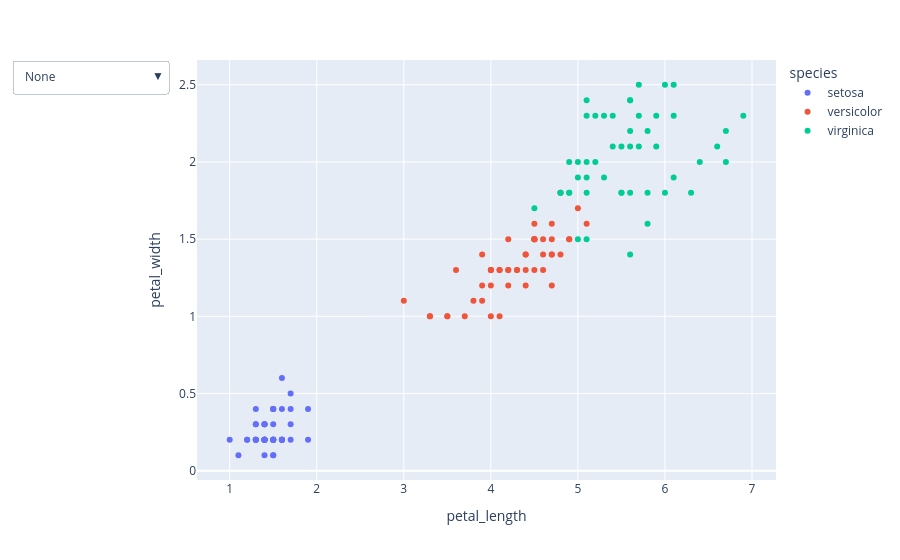

The code cell stored with this chart in its notebook:
### Code cell
fig = px.scatter(
    irisdf,
    x="petal_length",
    y="petal_width",
    color="species",
    hover_data={
        'species': False,
        'sepal_length': ':.2f',
        'petal_width': True,
        'sepal_width': ':.2f',
    }
)

cluster0 = [dict(type="circle",
                 xref="x", yref="y",
                 x0=min(irisdf[irisdf['species'] == "setosa"]["petal_length"]),
                 y0=min(irisdf[irisdf['species'] == "setosa"]["petal_width"]),
                 x1=max(irisdf[irisdf['species'] == "setosa"]["petal_length"]),
                 y1=max(irisdf[irisdf['species'] == "setosa"]["petal_width"]),
                 line=dict(color="Blue"))]

cluster1 = [dict(type="circle",
                 xref="x", yref="y",
                 x0=min(irisdf[irisdf['species'] == "versicolor"]["petal_length"]),
                 y0=min(irisdf[irisdf['species'] == "versicolor"]["petal_width"]),
                 x1=max(irisdf[irisdf['species'] == "versicolor"]["petal_length"]),
                 y1=max(irisdf[irisdf['species'] == "versicolor"]["petal_width"]),
                 line=dict(color="Red"))]

cluster2 = [dict(type="circle",
                 xref="x", yref="y",
                 x0=min(irisdf[irisdf['species'] == "virginica"]["petal_length"]),
                 y0=min(irisdf[irisdf['species'] == "virginica"]["petal_width"]),
                 x1=max(irisdf[irisdf['species'] == "virginica"]["petal_length"]),
                 y1=max(irisdf[irisdf['species'] == "virginica"]["petal_width"]),
                 line=dict(color="Green"))]

fig.update_layout(
    updatemenus=[
        dict(buttons=list([
            dict(label="None",
                 method="relayout",
                 args=["shapes", []]),
            dict(label="Cluster 0 (Setosa)",
                 method="relayout",
                 args=["shapes", cluster0]),
            dict(label="Cluster 1 (Versicolor)",
                 method="relayout",
                 args=["shapes", cluster1]),
            dict(label="Cluster 2 (Virginica)",
                 method="relayout",
                 args=["shapes", cluster2]),
            dict(label="All Clusters",
                 method="relayout",
                 args=["shapes", cluster0 + cluster1 + cluster2])
        ]),
        )
    ]
)

fig.show()
fig.write_html("clustered.html")

### Figure 1 — Plotly figure (JSON) as saved in the notebook; plotly's stock layout.template omitted (floating-point values rounded to 4 significant figures; data arrays with more than 128 entries replaced by an {"elided": "..."} marker saying what was removed)
{"data": [{"customdata": {"elided": "48x3 mixed values"}, "hovertemplate": "petal_length=%{x}<br>petal_width=%{y}<br>sepal_length=%{customdata[1]:.2f}<br>sepal_width=%{customdata[2]:.2f}<extra></extra>", "legendgroup": "setosa", "marker": {"color": "#636efa", "symbol": "circle"}, "mode": "markers", "name": "setosa", "orientation": "v", "showlegend": true, "type": "scatter", "x": [1.4, 1.4, 1.3, 1.5, 1.4, 1.7, 1.4, 1.5, 1.4, 1.5, 1.5, 1.6, 1.4, 1.1, 1.2, 1.5, 1.3, 1.4, 1.7, 1.5, 1.7, 1.5, 1, 1.7, 1.9, 1.6, 1.6, 1.5, 1.4, 1.6, 1.6, 1.5, 1.5, 1.4, 1.2, 1.3, 1.3, 1.5, 1.3, 1.3, 1.3, 1.6, 1.9, 1.4, 1.6, 1.4, 1.5, 1.4], "xaxis": "x", "y": [0.2, 0.2, 0.2, 0.2, 0.2, 0.4, 0.3, 0.2, 0.2, 0.1, 0.2, 0.2, 0.1, 0.1, 0.2, 0.4, 0.4, 0.3, 0.3, 0.3, 0.2, 0.4, 0.2, 0.5, 0.2, 0.2, 0.4, 0.2, 0.2, 0.2, 0.2, 0.4, 0.1, 0.2, 0.2, 0.2, 0.2, 0.2, 0.3, 0.3, 0.2, 0.6, 0.4, 0.3, 0.2, 0.2, 0.2, 0.2], "yaxis": "y"}, {"customdata": {"elided": "50x3 mixed values"}, "hovertemplate": "petal_length=%{x}<br>petal_width=%{y}<br>sepal_length=%{customdata[1]:.2f}<br>sepal_width=%{customdata[2]:.2f}<extra></extra>", "legendgroup": "versicolor", "marker": {"color": "#EF553B", "symbol": "circle"}, "mode": "markers", "name": "versicolor", "orientation": "v", "showlegend": true, "type": "scatter", "x": [4.7, 4.5, 4.9, 4, 4.6, 4.5, 4.7, 3.3, 4.6, 3.9, 3.5, 4.2, 4, 4.7, 3.6, 4.4, 4.5, 4.1, 4.5, 3.9, 4.8, 4, 4.9, 4.7, 4.3, 4.4, 4.8, 5, 4.5, 3.5, 3.8, 3.7, 3.9, 5.1, 4.5, 4.5, 4.7, 4.4, 4.1, 4, 4.4, 4.6, 4, 3.3, 4.2, 4.2, 4.2, 4.3, 3, 4.1], "xaxis": "x", "y": [1.4, 1.5, 1.5, 1.3, 1.5, 1.3, 1.6, 1, 1.3, 1.4, 1, 1.5, 1, 1.4, 1.3, 1.4, 1.5, 1, 1.5, 1.1, 1.8, 1.3, 1.5, 1.2, 1.3, 1.4, 1.4, 1.7, 1.5, 1, 1.1, 1, 1.2, 1.6, 1.5, 1.6, 1.5, 1.3, 1.3, 1.3, 1.2, 1.4, 1.2, 1, 1.3, 1.2, 1.3, 1.3, 1.1, 1.3], "yaxis": "y"}, {"customdata": {"elided": "49x3 mixed values"}, "hovertemplate": "petal_length=%{x}<br>petal_width=%{y}<br>sepal_length=%{customdata[1]:.2f}<br>sepal_width=%{customdata[2]:.2f}<extra></extra>", "legendgroup": "virginica", "marker": {"color": "#00cc96", "symbol": "circle"}, "mode": "markers", "name": "virginica", "orientation": "v", "showlegend": true, "type": "scatter", "x": [6, 5.1, 5.9, 5.6, 5.8, 6.6, 4.5, 6.3, 5.8, 6.1, 5.1, 5.3, 5.5, 5, 5.1, 5.3, 5.5, 6.7, 6.9, 5, 5.7, 4.9, 6.7, 4.9, 5.7, 6, 4.8, 4.9, 5.6, 5.8, 6.1, 6.4, 5.6, 5.1, 5.6, 6.1, 5.6, 5.5, 4.8, 5.4, 5.6, 5.1, 5.9, 5.7, 5.2, 5, 5.2, 5.4, 5.1], "xaxis": "x", "y": [2.5, 1.9, 2.1, 1.8, 2.2, 2.1, 1.7, 1.8, 1.8, 2.5, 2, 1.9, 2.1, 2, 2.4, 2.3, 1.8, 2.2, 2.3, 1.5, 2.3, 2, 2, 1.8, 2.1, 1.8, 1.8, 1.8, 2.1, 1.6, 1.9, 2, 2.2, 1.5, 1.4, 2.3, 2.4, 1.8, 1.8, 2.1, 2.4, 2.3, 2.3, 2.5, 2.3, 1.9, 2, 2.3, 1.8], "yaxis": "y"}], "layout": {"legend": {"title": {"text": "species"}, "tracegroupgap": 0}, "margin": {"t": 60}, "updatemenus": [{"buttons": [{"args": ["shapes", []], "label": "None", "method": "relayout"}, {"args": ["shapes", [{"line": {"color": "Blue"}, "type": "circle", "x0": 1, "x1": 1.9, "xref": "x", "y0": 0.1, "y1": 0.6, "yref": "y"}]], "label": "Cluster 0 (Setosa)", "method": "relayout"}, {"args": ["shapes", [{"line": {"color": "Red"}, "type": "circle", "x0": 3, "x1": 5.1, "xref": "x", "y0": 1, "y1": 1.8, "yref": "y"}]], "label": "Cluster 1 (Versicolor)", "method": "relayout"}, {"args": ["shapes", [{"line": {"color": "Green"}, "type": "circle", "x0": 4.5, "x1": 6.9, "xref": "x", "y0": 1.4, "y1": 2.5, "yref": "y"}]], "label": "Cluster 2 (Virginica)", "method": "relayout"}, {"args": ["shapes", [{"line": {"color": "Blue"}, "type": "circle", "x0": 1, "x1": 1.9, "xref": "x", "y0": 0.1, "y1": 0.6, "yref": "y"}, {"line": {"color": "Red"}, "type": "circle", "x0": 3, "x1": 5.1, "xref": "x", "y0": 1, "y1": 1.8, "yref": "y"}, {"line": {"color": "Green"}, "type": "circle", "x0": 4.5, "x1": 6.9, "xref": "x", "y0": 1.4, "y1": 2.5, "yref": "y"}]], "label": "All Clusters", "method": "relayout"}]}], "xaxis": {"anchor": "y", "domain": [0, 1], "title": {"text": "petal_length"}}, "yaxis": {"anchor": "x", "domain": [0, 1], "title": {"text": "petal_width"}}}}
